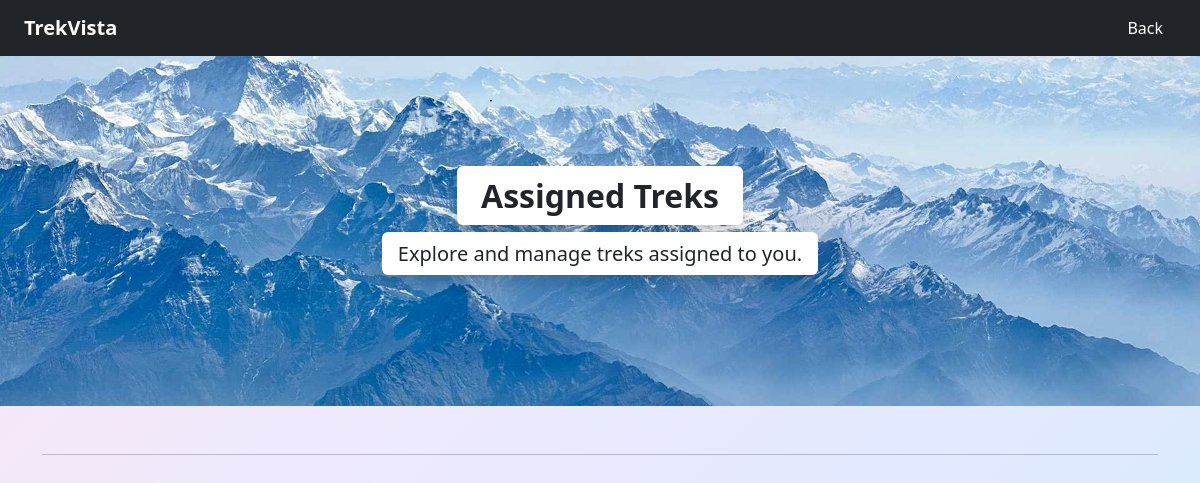
Before: /staff/my_treks/ (signed in) with the older database file.
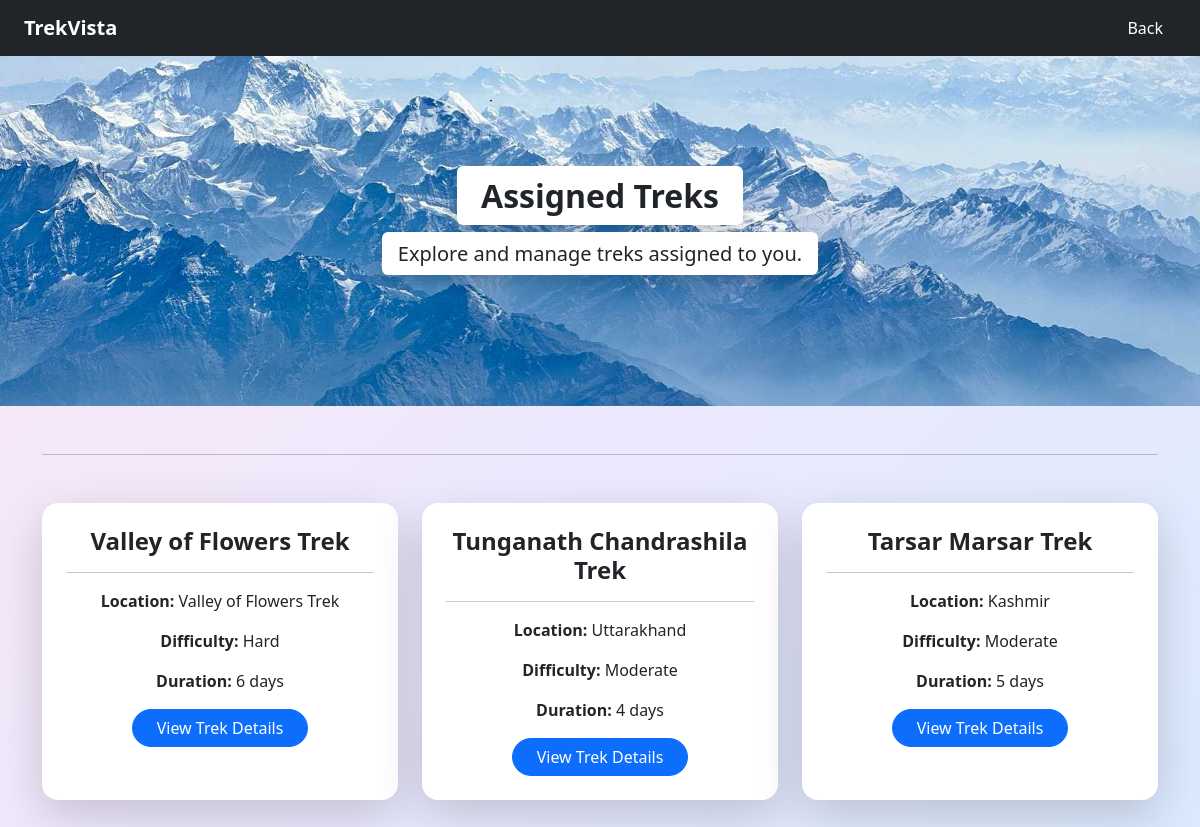
After: the same page with the newer database file.
### application/model.py (models this page shows)
class Trek(db.Model):
    trek_id=db.Column(db.Integer,primary_key=True)
    trek_name = db.Column(db.String,nullable = False)
    location = db.Column(db.String,nullable = False)
    difficulty = db.Column(db.String,nullable = False)
    duration =db.Column(db.Integer)
    available_slots =db.Column(db.Integer, nullable=False)
    assigned_staff_id =db.Column(db.Integer,db.ForeignKey("staff.staff_id"), nullable=True)
    trek_status=db.Column(db.String(100),default="Not Started")
    booking_status=db.Column(db.String(100),default="Open")
    start_date=db.Column(db.DateTime)
    end_date=db.Column(db.DateTime)
    payment_status = db.Column(db.String,default="Pending")
    is_closed = db.Column(db.Boolean, default=False)
    created_at =  db.Column(db.DateTime, default=datetime.utcnow)
    bookings = db.relationship("Booking", backref="trek")

### application/routes.py (the view)
@app.route("/staff/my_treks/")
def my_treks():
    staff_id = session.get("user_id")
    staff = Staff.query.get(staff_id)
    treks = Trek.query.filter_by(assigned_staff_id=staff_id).all()
    return render_template(
        "staff/my_treks.html",
        staff=staff,
        treks=treks,
    )

### templates/Staff/my_treks.html (shortened to what this page needs)
<!DOCTYPE html>
<html lang="en">
<head>
    <link href="https://cdn.jsdelivr.net/npm/bootstrap@5.3.8/dist/css/bootstrap.min.css"
          rel="stylesheet"
>
</head>
<body>
<nav class="navbar navbar-expand-lg navbar-dark bg-dark px-4">
    <a class="navbar-brand fw-bold">TrekVista</a>
    <div class="ms-auto">
        <a href="/staff_dashboard" class="btn text-white">
            Back
        </a>
    </div>
</nav>
<div class="container-fluid p-0">
    <div class="d-flex flex-column justify-content-center align-items-center text-center"
         style="
            width:100%;
            height:350px;
            background-image:url('/static/images/user_dashboard.jpg');
            background-size:cover;
            background-position:center;
            background-repeat:no-repeat;
        ">
        <h2 class="fw-bold">
            <span class="bg-white text-dark px-4 py-2 rounded shadow">
                Assigned Treks
            </span>
        </h2>
        <p class="fs-5 mt-3">
            <span class="bg-white text-dark px-3 py-2 rounded shadow">
                Explore and manage treks assigned to you.
            </span>
        </p>
    </div>
</div>
<div class="container my-5">
    <hr class="mb-5">
    <div class="row g-4">
        {% for trek in treks %}
        <div class="col-md-4">
            <div class="card shadow-lg border-0 h-100 rounded-4">
                <div class="card-body text-center p-4">
                    <h4 class="fw-bold">
                        {{ trek.trek_name }}
                    </h4>
                    <hr>
                    <p>
                        <strong>Location:</strong>
                        {{ trek.location if trek.location else "N/A" }}
                    </p>
                    <p>
                        <strong>Difficulty:</strong>
                        {{ trek.difficulty }}
                    </p>
                    <p>
                        <strong>Duration:</strong>
                        {{ trek.duration if trek.duration else "Not set" }} days
                    </p>
                    <a href="{{ url_for('view_trek', trek_id=trek.trek_id) }}"
                       class="btn btn-primary rounded-pill px-4">
                        View Trek Details
                    </a>
                </div>
            </div>
        </div>
        {% endfor %}
    </div>
</div>
</body>
</html>

### templates/Staff/my_treks.html (style rules this page uses)
body { background: linear-gradient( 135deg, #fce7f3, #ede9fe, #dbeafe ); margin:0; }

Changed rows visible on the page:
added Trek: trek_name "Valley of Flowers Trek", location "Valley of Flowers Trek", difficulty "Hard", duration "6"
added Trek: trek_name "Tunganath Chandrashila Trek", location "Uttarakhand", difficulty "Moderate", duration "4"
added Trek: trek_name "Tarsar Marsar Trek", location "Kashmir", difficulty "Moderate", duration "5"
